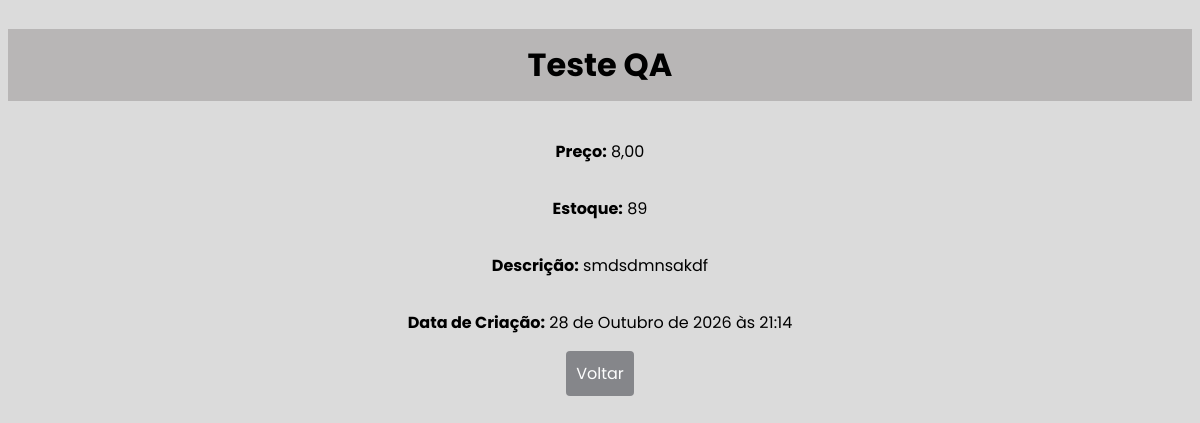
Page /7/ on the committed database.
### appProdutos/models.py (models this page shows, shortened)
class Produto(models.Model):
    nome = models.CharField(max_length=100)
    preco = models.DecimalField(max_digits=10, decimal_places=2)
    estoque = models.IntegerField()
    descricao = models.TextField(blank=True, null=True)
    dataCriacao = models.DateTimeField(auto_now_add=True)

### appProdutos/views.py (the view)
# urls.py: path('<int:id>/', detalhe, name='detalhe')
def detalhe(request, id):
    produto = get_object_or_404(Produto, id=id)
    return render(
        request,
        'detalhe.html',
        {'produto': produto}
    )

### appProdutos/templates/detalhe.html (shortened to what this page needs)
{% load static %}
<!DOCTYPE html>
<html lang="en">
<head>
    <link rel="stylesheet" href="{% static 'detalhe.css' %}">
</head>
<body>
    <h1>
        {{ produto.nome }}
    </h1>
    <p><strong>Preço:</strong> {{ produto.preco }}</p>
    <p><strong>Estoque:</strong> {{ produto.estoque }}</p>
    <p><strong>Descrição:</strong> {{ produto.descricao }}</p>
    <p><strong>Data de Criação:</strong> {{ produto.dataCriacao }}</p>
    <a href="{% url 'listar' %}">
        Voltar
    </a>
</body>
</html>

### appProdutos/static/detalhe.css (style rules this page uses)
body { background-color: rgb(219, 219, 219); display: flex; flex-direction: column; text-align: center; font-family: 'Poppins', sans-serif; }
h1 { background-color: rgb(184, 182, 182); padding: 12px; }
a { text-decoration: none; color: rgb(253, 253, 253); padding: 10px; background-color: rgb(133, 134, 138); border-radius: 4px; margin: auto; }

### rows in the picture
Produto: nome "Teste QA", preco "8,00", estoque "89", descricao "smdsdmnsakdf", dataCriacao "28 de Outubro de 2026 às 21:14"
